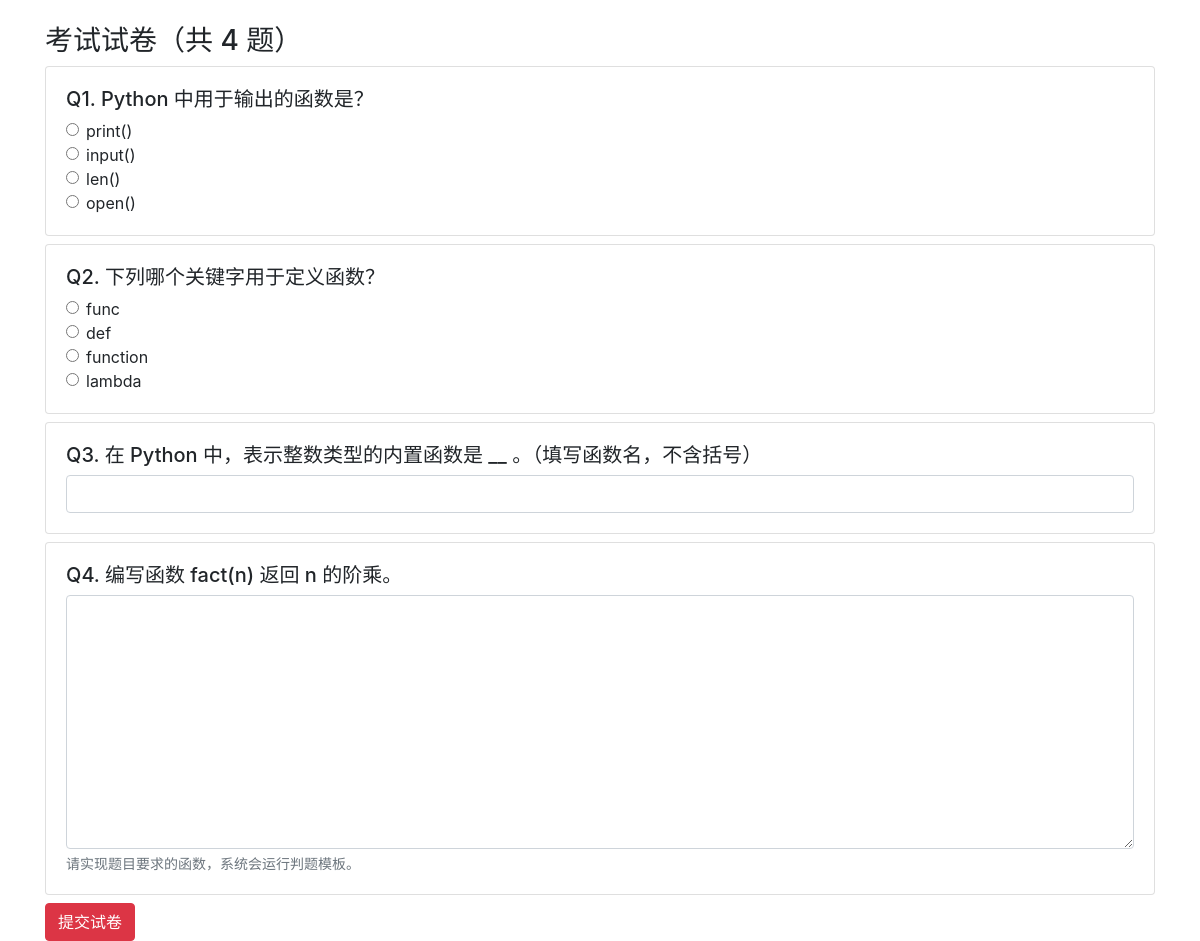
Page /student/exam (signed in) on the committed database.
### app/models.py (models this page shows)
class Question(db.Model):
    __tablename__ = 'questions'
    id = db.Column(db.Integer, primary_key=True)
    qtype = db.Column(db.String(20), nullable=False)  # 'choice','fill','code'
    title = db.Column(db.String(2000), nullable=False)
    option_a = db.Column(db.String(1000))
    option_b = db.Column(db.String(1000))
    option_c = db.Column(db.String(1000))
    option_d = db.Column(db.String(1000))
    answer = db.Column(db.Text)  # 存放参考答案或填空答案或代码样例
    difficulty = db.Column(db.Integer, default=1)
    created_at = db.Column(db.DateTime, default=datetime.datetime.utcnow)
    judge_template = db.Column(db.Text)  # 对于 code 题的判题模板（可选）

### app/student/routes.py (the view, shortened to what this page needs)
@student_bp.route('/exam', methods=['GET', 'POST'])
@login_required
def exam():
    if request.method == 'GET':
        session['exam_start'] = datetime.datetime.utcnow().isoformat()
        qs = Question.query.limit(10).all()
        return render_template('student/exam.html', qs=qs)

### app/student/routes.py (called while the page is built)
def login_required(f):
    from functools import wraps
    @wraps(f)
    def wrapper(*args, **kwargs):
        if 'user_id' not in session:
            flash('请先登录', 'warning')
            return redirect(url_for('auth.login'))
        return f(*args, **kwargs)
    return wrapper

### app/templates/student/exam.html (shortened to what this page needs)
{% extends "base.html" %}
{% block content %}
  <h3>考试试卷（共 {{ qs|length }} 题）</h3>
  <form method="post">
    {% for q in qs %}
      <div class="card mb-2">
        <div class="card-body">
          <h5>Q{{ loop.index }}. {{ q.title }}</h5>
          {% if q.qtype == 'choice' %}
            <div class="form-check">
              <input class="form-check-input" type="radio" name="answer_{{ q.id }}" value="A">
              <label class="form-check-label">{{ q.option_a }}</label>
            </div>
            <div class="form-check">
              <input class="form-check-input" type="radio" name="answer_{{ q.id }}" value="B">
              <label class="form-check-label">{{ q.option_b }}</label>
            </div>
            <div class="form-check">
              <input class="form-check-input" type="radio" name="answer_{{ q.id }}" value="C">
              <label class="form-check-label">{{ q.option_c }}</label>
            </div>
            <div class="form-check">
              <input class="form-check-input" type="radio" name="answer_{{ q.id }}" value="D">
              <label class="form-check-label">{{ q.option_d }}</label>
            </div>
          {% elif q.qtype == 'fill' %}
            <input class="form-control" name="answer_{{ q.id }}" type="text">
          {% elif q.qtype == 'code' %}
            <textarea class="form-control" name="code_{{ q.id }}" rows="10"></textarea>
            <small class="form-text text-muted">请实现题目要求的函数，系统会运行判题模板。</small>
          {% endif %}
        </div>
      </div>
    {% endfor %}
    <button class="btn btn-danger" type="submit">提交试卷</button>
  </form>
{% endblock %}

### rows in the picture
Question: title "Python 中用于输出的函数是？", option_a "print()", option_b "input()", option_c "len()", option_d "open()"
Question: title "下列哪个关键字用于定义函数？", option_a "func", option_b "def", option_c "function", option_d "lambda"
Question: title "在 Python 中，表示整数类型的内置函数是 __ 。（填写函数名，不含括号）"
Question: title "编写函数 fact(n) 返回 n 的阶乘。"

### other values in the picture
{{ qs|length }} "4"
